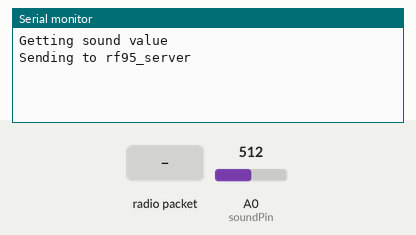
Bench run of a sketch on a simulated Arduino Uno, built with avr-gcc and run on an emulated ATmega328P. Parts: the last lines printed to the serial monitor. Inputs (shaded band) come from the test bench; at power-on: A0 (soundPin) = 512. No radio packets arrive unless stated.

Above: at 1.2 s.
1.3 s: radio packet "1" arrives
At 2.1 s:
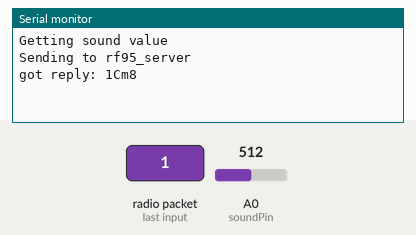
2.8 s: radio packet "0" arrives
At 3.2 s:
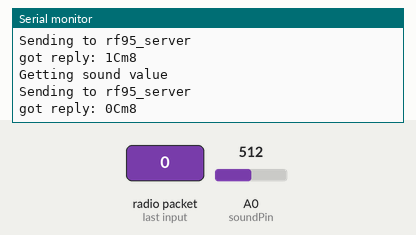

The sketch:

rf95_client_mic.ino
```cpp
// rf95_client.pde
// -*- mode: C++ -*-
// Example sketch showing how to create a simple messageing client
// with the RH_RF95 class. RH_RF95 class does not provide for addressing or
// reliability, so you should only use RH_RF95 if you do not need the higher
// level messaging abilities.
// It is designed to work with the other example rf95_server
// Tested with Anarduino MiniWirelessLoRa, Rocket Scream Mini Ultra Pro with
// the RFM95W, Adafruit Feather M0 with RFM95

#include <SPI.h>
#include <RH_RF95.h>
#include <time.h>


// Singleton instance of the radio driver
RH_RF95 rf95;
//RH_RF95 rf95(5, 2); // Rocket Scream Mini Ultra Pro with the RFM95W
//RH_RF95 rf95(8, 3); // Adafruit Feather M0 with RFM95

// Need this on Arduino Zero with SerialUSB port (eg RocketScream Mini Ultra Pro)
//#define Serial SerialUSB
uint8_t buff[100]; // we're going to use this to hold our string
#define NODEID 1
int soundPin = A0;

void setup()
{
  // Rocket Scream Mini Ultra Pro with the RFM95W only:
  // Ensure serial flash is not interfering with radio communication on SPI bus
//  pinMode(4, OUTPUT);
//  digitalWrite(4, HIGH);

  Serial.begin(9600);
  while (!Serial) ; // Wait for serial port to be available
  if (!rf95.init())
    Serial.println("init failed");
  // Defaults after init are 434.0MHz, 13dBm, Bw = 125 kHz, Cr = 4/5, Sf = 128chips/symbol, CRC on

  // The default transmitter power is 13dBm, using PA_BOOST.
  // If you are using RFM95/96/97/98 modules which uses the PA_BOOST transmitter pin, then
  // you can set transmitter powers from 5 to 23 dBm:
//  driver.setTxPower(23, false);
  // If you are using Modtronix inAir4 or inAir9,or any other module which uses the
  // transmitter RFO pins and not the PA_BOOST pins
  // then you can configure the power transmitter power for -1 to 14 dBm and with useRFO true.
  // Failure to do that will result in extremely low transmit powers.
//  driver.setTxPower(14, true);
}

void loop()
{
    Serial.println("Getting sound value");
    long sumSound = 0;
    for(int i=0; i<100; i++)
    {
        sumSound += analogRead(soundPin);
    }

    //sumSound = analogRead(soundPin);

    sumSound = sumSound/100;


    // Get date & time
        time_t t = time(NULL);
        struct tm tm = *localtime(&t);

  Serial.println("Sending to rf95_server");
  // Send a message to rf95_server
   sprintf(buff, "{\"id\":%d, \"microphone\":%d, \"date\":\"%d-%d-%d\", \"time\":\"%d:%d:%d\"}",
 NODEID,int(sumSound), (tm.tm_year  + 1900), (tm.tm_mon + 1), tm.tm_mday, tm.tm_hour, tm.tm_min, tm.tm_sec);  // and finally the integer
        Serial.write("\n");
  //uint8_t data[] = "Hello World!";
  rf95.send(buff, sizeof(buff));

  rf95.waitPacketSent();
  // Now wait for a reply
  uint8_t buf[RH_RF95_MAX_MESSAGE_LEN];
  uint8_t len = sizeof(buf);

  if (rf95.waitAvailableTimeout(3000))
  {
    // Should be a reply message for us now
    if (rf95.recv(buf, &len))
   {
      Serial.print("got reply: ");
      Serial.println((char*)buf);
//      Serial.print("RSSI: ");
//      Serial.println(rf95.lastRssi(), DEC);
    }
    else
    {
      Serial.println("recv failed");
    }
  }
  else
  {
    Serial.println("No reply, is rf95_server running?");
  }
  delay(1000);
}
```

Measured:
- after the input at 1.3 s, the serial monitor: prints a new line at once (image 1)
- after the input at 2.8 s, the serial monitor: prints a new line at once (image 2)
